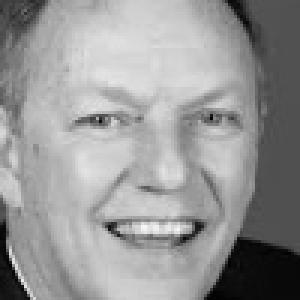
#> input picture dataset/0.jpg, 100 x 100 px (shown 3 times larger); its folder holds only this picture in this run
$ python train.py
#> lines starting #> are read from the running program, lines starting #| are printed output that depends on the picture
import os
import cv2
import numpy as np
import math

def adjust_gamma(image, gamma=0.2):
	invGamma = 1.0 / gamma
	table = np.array([((i / 255.0) ** invGamma) * 255
		for i in np.arange(0, 256)]).astype("uint8")
	return cv2.LUT(image, table)

def preprocessing(img, gamma=0.2, sigma0=1.0, sigma1=2.0, norm=10):
    img = adjust_gamma(img, gamma)

    if sigma0>0 and sigma1>0:
        ksize1 = np.arange(math.ceil(-3.0*sigma0-0.5), math.floor(3.0*sigma0+0.5), 1).size
        ksize2 = np.arange(math.ceil(-3.0*sigma1-0.5), math.floor(3.0*sigma1+0.5), 1).size
        if ksize1%2==0: ksize1+=1
        if ksize2%2==0: ksize2+=1
        gaussian1 = cv2.GaussianBlur(img, (ksize1,ksize1), sigma0, borderType=cv2.BORDER_REPLICATE)
        gaussian2 = cv2.GaussianBlur(img, (ksize2,ksize2), sigma1, borderType=cv2.BORDER_REPLICATE)
        img = gaussian1 - gaussian2

    if norm:
        a = 0.1
        trim = abs(norm)
        img_a = np.power(np.absolute(img), a)
        img = img/(np.power(np.mean(img_a), 1/a))

        img_b = np.power(np.minimum(np.full(img.shape,trim),np.absolute(img)), a)
        img = img/(np.power(np.mean(img_b), 1/a))

        img = trim*np.tanh(img/trim)
    return img


def load_dataset(path):
#> called with path = 'dataset/'
    dataset = {}
    for file in os.listdir(path):
        if file[-3:] in ['jpg', 'png']:
            name = file.rstrip().split('.')[0]
            print('Loaded',file, 'with name_id', name)
            img = cv2.imread(os.path.join(path,file), cv2.IMREAD_GRAYSCALE)
#> img is the input picture: shape (100, 100); min 0, max 246, mean 150.9
            if img.shape != (100,100):
                img = img.resize(img, (100,100))
            img = cv2.equalizeHist(img)
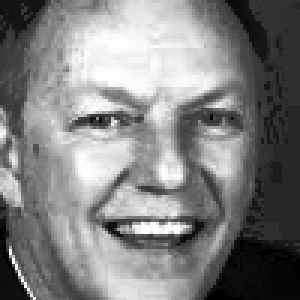
#> img: shape (100, 100) (shown 3 times larger); min 0, max 255, mean 128.8
            # img = preprocessing(img, 0.2)
            img = np.asarray(img)
            dataset.update({name: img})
        else:
            print(file, 'cannot be loaded!')
    return dataset

def create_matrix(face_dataset):
    face_num = len(face_dataset)
    face_matrix = np.zeros((10000, face_num))
    i = 0
    for k in face_dataset.keys():
        face_matrix[:, i] = face_dataset[k].flatten()
        i += 1
    mean_face = np.empty((1,10000), float)
    mean_face = face_matrix.sum(axis=1)/face_num
    for i in range(face_num):
        face_matrix[:, i] = face_matrix[:, i] - mean_face
    return face_matrix, mean_face

def pca(face_matrix):
    face_num = face_matrix.shape[1]
    eigen_num = face_num
    cov_matrix = np.matmul(face_matrix.transpose(), face_matrix)/face_num
    eigen_values, eigen_vectors = np.linalg.eig(cov_matrix)
    eigen_vectors = eigen_vectors[:, eigen_values.argsort()[::-1]][:, 0:eigen_num]
    eigen_vectors = np.matmul(face_matrix, eigen_vectors)
    eigen_faces = np.empty((eigen_num, face_num))
    for i in range(face_num):
        eigen_faces[:, i] = np.matmul(face_matrix[:, i].transpose(), eigen_vectors).transpose()
    return cov_matrix, eigen_vectors, eigen_faces


if __name__ == '__main__':
	dataset = load_dataset('dataset/')
#> dataset = 1 item
	face_matrix, mean_face = create_matrix(dataset)
#> in create_matrix, `face_num = len(face_dataset)`: face_num = 1
#> the loop in create_matrix, `for k in face_dataset.keys():` made 1 pass
#> (k, i) on pass 1: ('0', 1)
#> after the loop in create_matrix, `for k in face_dataset.keys():`: face_matrix = 10000 values, max 255 at index 2737, min 0 at index 8390, mean 128.8; i = 1
#> in create_matrix, `mean_face = face_matrix.sum(axis=1)/face_num`: mean_face has the same summary as face_matrix
#> after the loop in create_matrix, `for i in range(face_num):`: face_matrix = 10000 values from 0 to 0
#> face_matrix = 10000 values from 0 to 0; mean_face = 10000 values, max 255 at index 2737, min 0 at index 8390, mean 128.8
	if not os.path.exists('model'):
		os.mkdir('model')
	with open('model/name_list.txt', 'w') as name_list:
		for k in dataset.keys():
			name_list.write(k+'\n')
#> this loop made 1 pass
#> k on pass 1: '0'
	cov, eigen_vectors, eigen_faces = pca(face_matrix)
#> in pca, `cov_matrix = np.matmul(face_matrix.transpose(), face_matrix)/face_num`: cov_matrix = [0]
#> in pca, `eigen_values, eigen_vectors = np.linalg.eig(cov_matrix)`: eigen_vectors = [1]
#> in pca, `eigen_vectors = np.matmul(face_matrix, eigen_vectors)`: eigen_vectors = 10000 values from 0 to 0
#> cov = [0]; eigen_vectors = 10000 values from 0 to 0; eigen_faces = [0]
	np.savetxt('model/eigen_faces.csv', eigen_faces, delimiter=',')
	np.savetxt('model/eigen_vectors.csv', eigen_vectors, delimiter=',')
	np.savetxt('model/mean_face.csv', mean_face, delimiter=',')
	print('Saved mean_face', mean_face.shape, 'to model/mean_face.csv.')
#| Saved mean_face (10000,) to model/mean_face.csv.
	print('Saved eigen_vectors', eigen_vectors.shape, 'to model/mean_face.csv.')
#| Saved eigen_vectors (10000, 1) to model/mean_face.csv.
	print('Saved eigen_faces', eigen_faces.shape, 'to model/mean_face.csv.')
#| Saved eigen_faces (1, 1) to model/mean_face.csv.

$ run again, on dataset/12.jpg
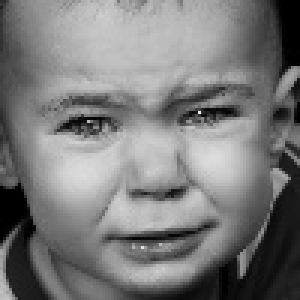
#> input picture dataset/12.jpg, 100 x 100 px (shown 3 times larger)
#> in load_dataset, img is the input picture: shape (100, 100); min 0, max 237, mean 122.1
#> in load_dataset, `img = cv2.equalizeHist(img)`:
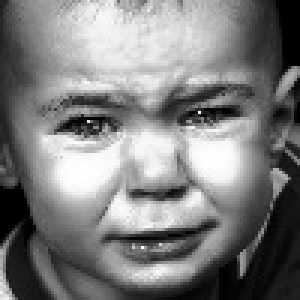
#> img: shape (100, 100) (shown 3 times larger); min 0, max 255, mean 125.8
#> dataset = 1 item
#> in create_matrix, `face_num = len(face_dataset)`: face_num = 1
#> the loop in create_matrix, `for k in face_dataset.keys():` made 1 pass
#> (k, i) on pass 1: ('12', 1)
#> after the loop in create_matrix, `for k in face_dataset.keys():`: face_matrix = 10000 values, max 255 at index 3766, min 0 at index 95, mean 125.8; i = 1
#> in create_matrix, `mean_face = face_matrix.sum(axis=1)/face_num`: mean_face has the same summary as face_matrix
#> after the loop in create_matrix, `for i in range(face_num):`: face_matrix = 10000 values from 0 to 0
#> `face_matrix, mean_face = create_matrix(dataset)`: mean_face = 10000 values, max 255 at index 3766, min 0 at index 95, mean 125.8
#> the loop `for k in dataset.keys():` made 1 pass
#> k on pass 1: '12'
#> cov_matrix = [0]
#> in pca, `eigen_values, eigen_vectors = np.linalg.eig(cov_matrix)`: eigen_vectors = [1]
#> in pca, `eigen_vectors = np.matmul(face_matrix, eigen_vectors)`: eigen_vectors = 10000 values from 0 to 0
#> `cov, eigen_vectors, eigen_faces = pca(face_matrix)`: cov = [0]; eigen_vectors = 10000 values from 0 to 0; eigen_faces = [0]
#| Saved mean_face (10000,) to model/mean_face.csv.
#| Saved eigen_vectors (10000, 1) to model/mean_face.csv.
#| Saved eigen_faces (1, 1) to model/mean_face.csv.

$ run again, on dataset/13.jpg
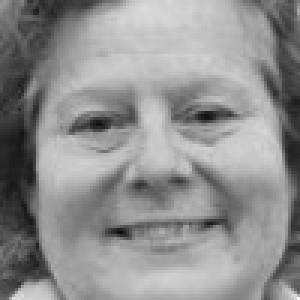
#> input picture dataset/13.jpg, 100 x 100 px (shown 3 times larger)
#> in load_dataset, img is the input picture: shape (100, 100); min 11, max 249, mean 143.8
#> in load_dataset, `img = cv2.equalizeHist(img)`:
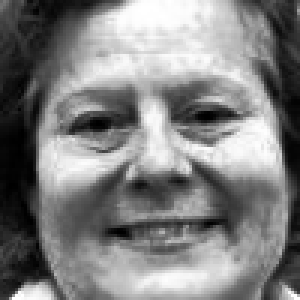
#> img: shape (100, 100) (shown 3 times larger); min 0, max 255, mean 128.4
#> dataset = 1 item
#> in create_matrix, `face_num = len(face_dataset)`: face_num = 1
#> the loop in create_matrix, `for k in face_dataset.keys():` made 1 pass
#> (k, i) on pass 1: ('13', 1)
#> after the loop in create_matrix, `for k in face_dataset.keys():`: face_matrix = 10000 values, max 255 at index 56, min 0 at index 3868, mean 128.4; i = 1
#> in create_matrix, `mean_face = face_matrix.sum(axis=1)/face_num`: mean_face has the same summary as face_matrix
#> after the loop in create_matrix, `for i in range(face_num):`: face_matrix = 10000 values from 0 to 0
#> `face_matrix, mean_face = create_matrix(dataset)`: mean_face = 10000 values, max 255 at index 56, min 0 at index 3868, mean 128.4
#> the loop `for k in dataset.keys():` made 1 pass
#> k on pass 1: '13'
#> cov_matrix = [0]
#> in pca, `eigen_values, eigen_vectors = np.linalg.eig(cov_matrix)`: eigen_vectors = [1]
#> in pca, `eigen_vectors = np.matmul(face_matrix, eigen_vectors)`: eigen_vectors = 10000 values from 0 to 0
#> `cov, eigen_vectors, eigen_faces = pca(face_matrix)`: cov = [0]; eigen_vectors = 10000 values from 0 to 0; eigen_faces = [0]
#| Saved mean_face (10000,) to model/mean_face.csv.
#| Saved eigen_vectors (10000, 1) to model/mean_face.csv.
#| Saved eigen_faces (1, 1) to model/mean_face.csv.

$ run again, on dataset/14.jpg
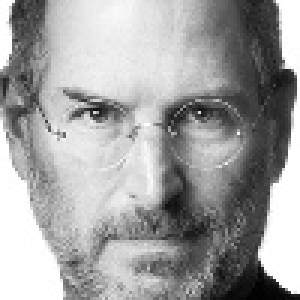
#> input picture dataset/14.jpg, 100 x 100 px (shown 3 times larger)
#> in load_dataset, img is the input picture: shape (100, 100); min 0, max 255, mean 161.3
#> in load_dataset, `img = cv2.equalizeHist(img)`:
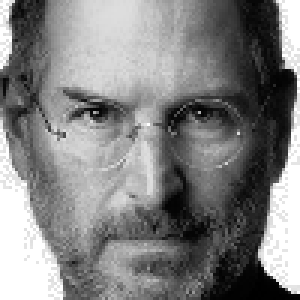
#> img: shape (100, 100) (shown 3 times larger); min 0, max 255, mean 129.3
#> dataset = 1 item
#> in create_matrix, `face_num = len(face_dataset)`: face_num = 1
#> the loop in create_matrix, `for k in face_dataset.keys():` made 1 pass
#> (k, i) on pass 1: ('14', 1)
#> after the loop in create_matrix, `for k in face_dataset.keys():`: face_matrix = 10000 values, max 255 at index 1, min 0 at index 9485, mean 129.3; i = 1
#> in create_matrix, `mean_face = face_matrix.sum(axis=1)/face_num`: mean_face has the same summary as face_matrix
#> after the loop in create_matrix, `for i in range(face_num):`: face_matrix = 10000 values from 0 to 0
#> `face_matrix, mean_face = create_matrix(dataset)`: mean_face = 10000 values, max 255 at index 1, min 0 at index 9485, mean 129.3
#> the loop `for k in dataset.keys():` made 1 pass
#> k on pass 1: '14'
#> cov_matrix = [0]
#> in pca, `eigen_values, eigen_vectors = np.linalg.eig(cov_matrix)`: eigen_vectors = [1]
#> in pca, `eigen_vectors = np.matmul(face_matrix, eigen_vectors)`: eigen_vectors = 10000 values from 0 to 0
#> `cov, eigen_vectors, eigen_faces = pca(face_matrix)`: cov = [0]; eigen_vectors = 10000 values from 0 to 0; eigen_faces = [0]
#| Saved mean_face (10000,) to model/mean_face.csv.
#| Saved eigen_vectors (10000, 1) to model/mean_face.csv.
#| Saved eigen_faces (1, 1) to model/mean_face.csv.

$ run again, on dataset/1.jpg
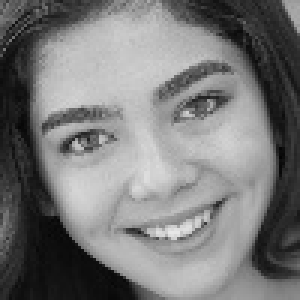
#> input picture dataset/1.jpg, 100 x 100 px (shown 3 times larger)
#> in load_dataset, img is the input picture: shape (100, 100); min 3, max 231, mean 121.1
#> in load_dataset, `img = cv2.equalizeHist(img)`:
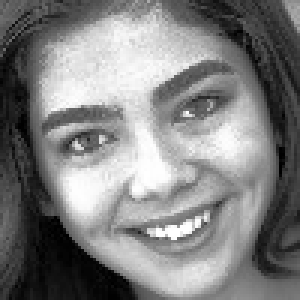
#> img: shape (100, 100) (shown 3 times larger); min 0, max 255, mean 128.4
#> dataset = 1 item
#> in create_matrix, `face_num = len(face_dataset)`: face_num = 1
#> the loop in create_matrix, `for k in face_dataset.keys():` made 1 pass
#> (k, i) on pass 1: ('1', 1)
#> after the loop in create_matrix, `for k in face_dataset.keys():`: face_matrix = 10000 values, max 255 at index 5748, min 0 at index 4107, mean 128.4; i = 1
#> in create_matrix, `mean_face = face_matrix.sum(axis=1)/face_num`: mean_face has the same summary as face_matrix
#> after the loop in create_matrix, `for i in range(face_num):`: face_matrix = 10000 values from 0 to 0
#> `face_matrix, mean_face = create_matrix(dataset)`: mean_face = 10000 values, max 255 at index 5748, min 0 at index 4107, mean 128.4
#> the loop `for k in dataset.keys():` made 1 pass
#> k on pass 1: '1'
#> cov_matrix = [0]
#> in pca, `eigen_values, eigen_vectors = np.linalg.eig(cov_matrix)`: eigen_vectors = [1]
#> in pca, `eigen_vectors = np.matmul(face_matrix, eigen_vectors)`: eigen_vectors = 10000 values from 0 to 0
#> `cov, eigen_vectors, eigen_faces = pca(face_matrix)`: cov = [0]; eigen_vectors = 10000 values from 0 to 0; eigen_faces = [0]
#| Saved mean_face (10000,) to model/mean_face.csv.
#| Saved eigen_vectors (10000, 1) to model/mean_face.csv.
#| Saved eigen_faces (1, 1) to model/mean_face.csv.
